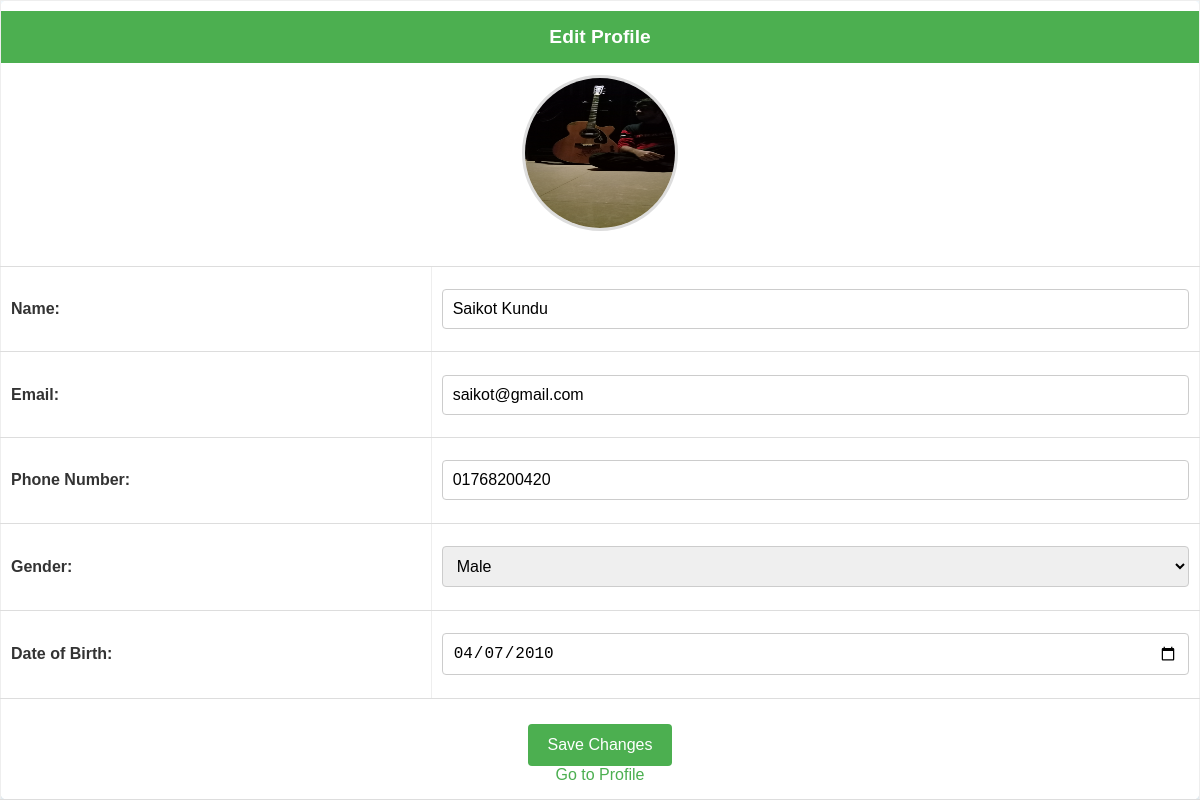
The page /view/viewEditProfile.php?id=1 (signed in) on the database its author committed.
### tables this page shows
CREATE TABLE `user` (
  `id` int(11) NOT NULL,
  `username` varchar(255) NOT NULL,
  `email` varchar(255) NOT NULL,
  `phone` varchar(15) NOT NULL,
  `gender` enum('MALE','FEMALE','OTHERS') NOT NULL,
  `dob` date NOT NULL,
  `image` text DEFAULT NULL,
  `password` varchar(255) NOT NULL,
  `utype` enum('Admin','Advisor','Farmer') NOT NULL,
  `created_at` timestamp NOT NULL DEFAULT current_timestamp(),
  `updated_at` timestamp NOT NULL DEFAULT current_timestamp() ON UPDATE current_timestamp()
);

### model/userModel.php (called while the page is built, shortened)
<?php
    function getConnection(){
        $con = mysqli_connect('127.0.0.1', 'root', '', 'agripro');
        return $con;
    }
    function getUser($id){
        $con = getConnection();
        $sql = "select * from user where id='{$id}'";
        $result = mysqli_query($con, $sql);
        $row = mysqli_fetch_assoc($result);
        return $row;
    }
?>

### view/viewEditProfile.php (the view, shortened to what this page needs)
<?php
require_once('../model/userModel.php');
if (isset($_REQUEST['id'])) {
    $users = getUser($_REQUEST['id']);
}
?>
<!DOCTYPE html>
<html lang="en">
<head>
    <link rel="stylesheet" href="../asset/CSS/viewEditProfile.css" />
</head>
<body>
    <table width="600" border="1" cellpadding="20" cellspacing="0" align="center">
        <thead>
            <tr>
                <th colspan="2" align="center">Edit Profile</th>
            </tr>
        </thead>
        <tbody>
            <tr>
                <td colspan="2" align="center">
                    <img src="<?= '../asset/' . htmlspecialchars($users['image']); ?>" alt="Profile Picture" width="150" height="150" border="1" />
                </td>
            </tr>
            <tr>
                <td><strong>Name:</strong></td>
                <td>
                    <input type="text" id="name" value="<?= htmlspecialchars($users['username']); ?>" onkeyup="validateName()"/>
                </td>
            </tr>
            <tr>
                <td><strong>Email:</strong></td>
                <td>
                    <input type="email" id="email" value="<?= htmlspecialchars($users['email']); ?>" onkeyup="validateEmail()" />
                </td>
            </tr>
            <tr>
                <td><strong>Phone Number:</strong></td>
                <td>
                    <input type="text" id="phone" value="<?= htmlspecialchars($users['phone']); ?>" onkeyup="validatePhone()"/>
                </td>
            </tr>
            <tr>
                <td><strong>Gender:</strong></td>
                <td>
                    <select id="gender">
                        <option value="Male" <?= $users['gender'] == 'Male' ? 'selected' : ''; ?>>Male</option>
                    </select>
                </td>
            </tr>
            <tr>
                <td><strong>Date of Birth:</strong></td>
                <td>
                    <input type="date" id="dob" value="<?= htmlspecialchars($users['dob']); ?>" />
                </td>
            </tr>
            <tr>
                <td colspan="2" align="center">
                    <button onclick="ajaxUpdate()">Save Changes</button><br>
                    <a href="viewProfile.php">Go to Profile</a>
                </td>
            </tr>
        </tbody>
    </table>
</body>
</html>

### asset/CSS/viewEditProfile.css (style rules this page uses)
body { font-family: Arial, sans-serif; background-color: #f1faff; color: #333; margin: 0; padding: 0; display: flex; justify-content: center; align-items: center; height: 100vh; }
table { width: 100%; height: 100%; border-collapse: collapse; background-color: #fff; border-radius: 8px; box-shadow: 0 4px 6px rgba(0, 0, 0, 0.1); padding: 20px; border: none; }
th { background-color: #4CAF50; color: white; padding: 15px; text-align: center; font-size: 1.2em; position: relative; top:10px; }
td { padding: 10px; font-size: 16px; border-bottom: 1px solid #ddd; }
input[type="text"], input[type="email"], input[type="date"], select { width: 100%; padding: 10px; margin: 8px 0; border: 1px solid #ccc; border-radius: 4px; font-size: 1em; box-sizing: border-box; }
button { background-color: #4CAF50; color: white; border: none; padding: 12px 20px; font-size: 1em; cursor: pointer; border-radius: 4px; margin-top: 10px; }
a { color: #4CAF50; text-decoration: none; font-size: 1em; }
img { border-radius: 50%; border: 3px solid #ddd; margin-bottom: 10px; }

### rows shown on the page
user: image (picture), username "Saikot Kundu", email "saikot@gmail.com", phone "01768200420", dob "04/07/2010"
